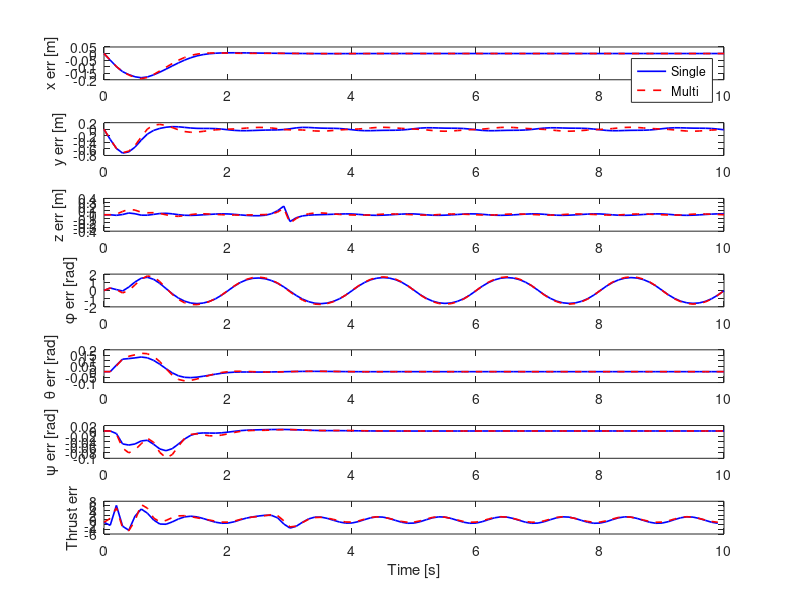

Reproduce this figure in MATLAB. (Note: this script raises an error after producing the figure.)
% Load hasil simulasi
load('sim_single.mat','results'); results_single = results;
load('sim_multi.mat','results');  results_multi  = results;

% --- Time vector untuk state (N_sim+1) ---
t_single = (0:size(results_single.history_x,2)-1)*results_single.dt;
t_multi  = (0:size(results_multi.history_x,2)-1)*results_multi.dt;

% --- Time vector untuk kontrol (N_sim) ---
t_u_single = (0:size(results_single.history_u,2)-1) * results_single.dt;
t_u_multi  = (0:size(results_multi.history_u,2)-1) * results_multi.dt;

% --- Hitung error tiap state ---
% Posisi
err_x_single = results_single.history_x(1,:) - results_single.history_x_ref(1,:);
err_y_single = results_single.history_x(2,:) - results_single.history_x_ref(2,:);
err_z_single = results_single.history_x(3,:) - results_single.history_x_ref(3,:);

err_x_multi = results_multi.history_x(1,:) - results_multi.history_x_ref(1,:);
err_y_multi = results_multi.history_x(2,:) - results_multi.history_x_ref(2,:);
err_z_multi = results_multi.history_x(3,:) - results_multi.history_x_ref(3,:);

% Orientasi
err_phi_single   = results_single.history_x(4,:) - results_single.history_x_ref(4,:);
err_theta_single = results_single.history_x(5,:) - results_single.history_x_ref(5,:);
err_psi_single   = results_single.history_x(6,:) - results_single.history_x_ref(6,:);

err_phi_multi   = results_multi.history_x(4,:) - results_multi.history_x_ref(4,:);
err_theta_multi = results_multi.history_x(5,:) - results_multi.history_x_ref(5,:);
err_psi_multi   = results_multi.history_x(6,:) - results_multi.history_x_ref(6,:);

% Thrust (sum dari 4 motor, bandingkan dengan rata2 hover thrust)
thrust_single = sum(results_single.history_u,1);
thrust_multi  = sum(results_multi.history_u,1);
thrust_ref = mean(thrust_single); % approx hover thrust
err_thrust_single = thrust_single - thrust_ref;
err_thrust_multi  = thrust_multi - thrust_ref;

% --- Ambil posisi dari hasil simulasi ---
x_single = results_single.history_x(1,:);
y_single = results_single.history_x(2,:);
z_single = results_single.history_x(3,:);

x_multi  = results_multi.history_x(1,:);
y_multi  = results_multi.history_x(2,:);
z_multi  = results_multi.history_x(3,:);

% --- Ambil data kontrol ---
u_single = results_single.history_u;   % [nu x N_sim]
u_multi  = results_multi.history_u;    % [nu x N_sim]

dt_single = results_single.dt;
dt_multi  = results_multi.dt;

% --- Time vectors ---
t_u_single = (0:size(u_single,2)-1) * dt_single;
t_u_multi  = (0:size(u_multi,2)-1) * dt_multi;

% --- Δu ---
du_single = diff(u_single,1,2);
du_multi  = diff(u_multi,1,2);

t_du_single = (0:size(du_single,2)-1) * dt_single;
t_du_multi  = (0:size(du_multi,2)-1) * dt_multi;

% --- Δ²u (jerk) ---
d2u_single = diff(du_single,1,2);
d2u_multi  = diff(du_multi,1,2);

t_d2u_single = (0:size(d2u_single,2)-1) * dt_single;
t_d2u_multi  = (0:size(d2u_multi,2)-1) * dt_multi;

% --- Total Variation (TV) ---
tv_single = sum(abs(du_single),1);
tv_multi  = sum(abs(du_multi),1);

tv_cum_single = cumsum(tv_single);
tv_cum_multi  = cumsum(tv_multi);

% --- Control Energy ---
u_energy_single = sum(u_single.^2,1);
u_energy_multi  = sum(u_multi.^2,1);

% --- FFT (contoh u1 saja) ---
Fs_single = 1/dt_single;
nfft_single = length(u_single(1,:));
f_single = Fs_single*(0:(nfft_single/2))/nfft_single;

U_fft_single = fft(u_single(1,:));
P2_single = abs(U_fft_single/nfft_single);
P1_single = P2_single(1:nfft_single/2+1);
P1_single(2:end-1) = 2*P1_single(2:end-1);

Fs_multi = 1/dt_multi;
nfft_multi = length(u_multi(1,:));
f_multi = Fs_multi*(0:(nfft_multi/2))/nfft_multi;

U_fft_multi = fft(u_multi(1,:));
P2_multi = abs(U_fft_multi/nfft_multi);
P1_multi = P2_multi(1:nfft_multi/2+1);
P1_multi(2:end-1) = 2*P1_multi(2:end-1);


% --- Plot ---
figure;

subplot(7,1,1);
plot(t_single,err_x_single,'b','LineWidth',1.2); hold on;
plot(t_multi,err_x_multi,'r--','LineWidth',1.2);
% plot(t_single,results_single.history_x_ref(1,:),'k:','LineWidth',1.5);
ylabel('x err [m]'); legend('Single','Multi');

subplot(7,1,2);
plot(t_single,err_y_single,'b','LineWidth',1.2); hold on;
plot(t_multi,err_y_multi,'r--','LineWidth',1.2);
% plot(t_single,results_single.history_x_ref(2,:),'k:','LineWidth',1.5);
ylabel('y err [m]');

subplot(7,1,3);
plot(t_single,err_z_single,'b','LineWidth',1.2); hold on;
plot(t_multi,err_z_multi,'r--','LineWidth',1.2);
% plot(t_single,results_single.history_x_ref(3,:),'k:','LineWidth',1.5);
ylabel('z err [m]');

subplot(7,1,4);
plot(t_single,err_phi_single,'b','LineWidth',1.2); hold on;
plot(t_multi,err_phi_multi,'r--','LineWidth',1.2);
% plot(t_single,results_single.history_x_ref(4,:),'k:','LineWidth',1.5);
ylabel('\phi err [rad]');

subplot(7,1,5);
plot(t_single,err_theta_single,'b','LineWidth',1.2); hold on;
plot(t_multi,err_theta_multi,'r--','LineWidth',1.2);
% plot(t_single,results_single.history_x_ref(5,:),'k:','LineWidth',1.5);
ylabel('\theta err [rad]');

subplot(7,1,6);
plot(t_single,err_psi_single,'b','LineWidth',1.2); hold on;
plot(t_multi,err_psi_multi,'r--','LineWidth',1.2);
% plot(t_single,results_single.history_x_ref(6,:),'k:','LineWidth',1.5);
ylabel('\psi err [rad]');

subplot(7,1,7);
plot(t_u_single,err_thrust_single,'b','LineWidth',1.2); hold on;
plot(t_u_multi,err_thrust_multi,'r--','LineWidth',1.2);
ylabel('Thrust err'); xlabel('Time [s]');

sgtitle('Tracking Error Comparison (Single vs Multiple Shooting)');

% --- Plot 3D Trajectory ---
figure;
plot3(x_single, y_single, z_single, 'b-', 'LineWidth', 1.5); hold on;
plot3(x_multi,  y_multi,  z_multi,  'r--', 'LineWidth', 1.5);

% Tambahkan marker awal dan akhir
plot3(x_single(1), y_single(1), z_single(1), 'go', 'MarkerSize', 8, 'MarkerFaceColor','g'); % start
plot3(x_single(end), y_single(end), z_single(end), 'ko', 'MarkerSize', 8, 'MarkerFaceColor','k'); % end single
plot3(x_multi(end), y_multi(end), z_multi(end), 'mo', 'MarkerSize', 8, 'MarkerFaceColor','m'); % end multi

grid on; axis equal;
xlabel('X [m]'); ylabel('Y [m]'); zlabel('Z [m]');
title('3D Trajectory Comparison: Single Shooting vs Multiple Shooting NMPC');
legend('Single Shooting','Multiple Shooting','Start','End (Single)','End (Multi)');
view(45,25); % atur sudut pandang 3D

% ---- Plot all in one figure ----
figure;

subplot(3,2,1);
plot(t_u_single, u_single', 'b'); hold on;
plot(t_u_multi, u_multi', 'r--'); grid on;
xlabel('Time [s]'); ylabel('u');
title('Control Inputs');
legend('u1-single','u2-single','u3-single','u4-single',...
       'u1-multi','u2-multi','u3-multi','u4-multi');

subplot(3,2,2);
plot(t_du_single, du_single','b'); hold on;
plot(t_du_multi, du_multi','r--'); grid on;
xlabel('Time [s]'); ylabel('\Delta u');
title('Control Smoothness (\Delta u)');

subplot(3,2,3);
plot(t_du_single, tv_cum_single,'b','LineWidth',1.5); hold on;
plot(t_du_multi, tv_cum_multi,'r--','LineWidth',1.5); grid on;
xlabel('Time [s]'); ylabel('Cumulative |Δu|');
title('Cumulative Control Variation (TV)');
legend('Single','Multi');

subplot(3,2,4);
plot(t_u_single, u_energy_single,'b','LineWidth',1.5); hold on;
plot(t_u_multi, u_energy_multi,'r--','LineWidth',1.5); grid on;
xlabel('Time [s]'); ylabel('\Sigma u^2');
title('Instantaneous Control Energy');
legend('Single','Multi');

subplot(3,2,5);
plot(t_d2u_single, d2u_single','b'); hold on;
plot(t_d2u_multi, d2u_multi','r--'); grid on;
xlabel('Time [s]'); ylabel('\Delta^2 u');
title('Jerk (Second Difference of Control)');

subplot(3,2,6);
plot(f_single, P1_single,'b','LineWidth',1.5); hold on;
plot(f_multi,  P1_multi, 'r--','LineWidth',1.5); grid on;
xlabel('Frequency [Hz]'); ylabel('|U1(f)|');
title('Frequency Spectrum of u1');
legend('Single','Multi');

sgtitle('Comprehensive Control Analysis (u, Δu, TV, Energy, Jerk, FFT)');
